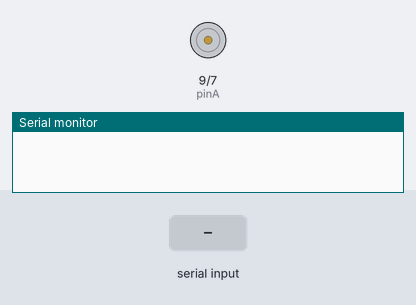
A sketch run on a simulated Arduino Uno, built with avr-gcc and run on an emulated ATmega328P. Shown: motor-driver pin pairs drawn as motors (green arrow = first pin HIGH = forward, orange = second pin HIGH = backward, longer = more drive), the last lines printed to the serial monitor. The inputs (shaded band) are chosen by the test bench.

Above: at 1.4 s.
1.5 s: "1" received over Serial
At 2.1 s:
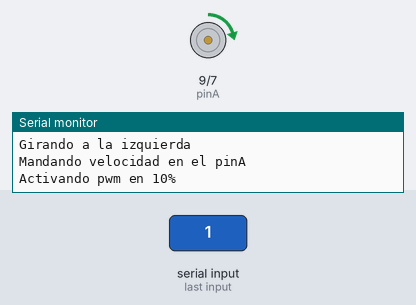
3.3 s: byte 100 (100) received over Serial
At 3.8 s:
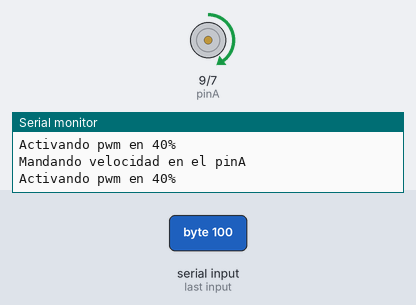
4.8 s: byte 102 (102) received over Serial
At 5.4 s:
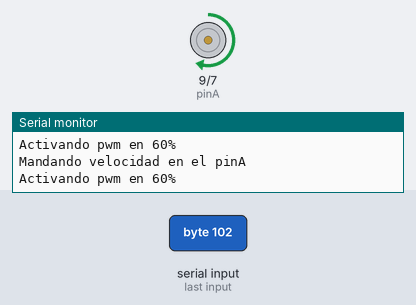
6.3 s: "2" received over Serial
At 7.0 s:
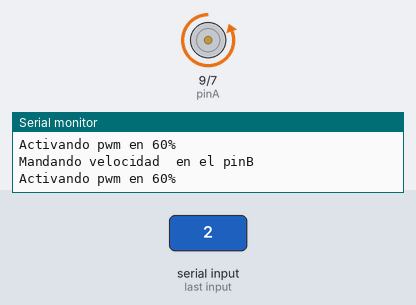
7.8 s: "0" received over Serial
At 8.3 s:
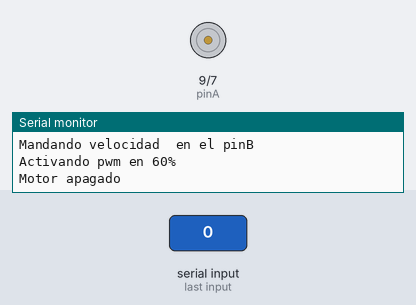
Timing chart, 0 to 10.3 s (numbered marks = the images above; inputs shaded):
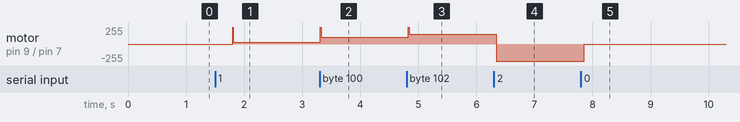

Measured:
- after the input at 1.5 s, motor on pin 9 (pinA) / pin 7 (pinB): stopped → forward 25/255 after 0.30 s
- after the input at 3.3 s, motor on pin 9 (pinA) / pin 7 (pinB): forward 25/255 → forward 100/255 at once
- after the input at 4.8 s, motor on pin 9 (pinA) / pin 7 (pinB): forward 100/255 → forward 150/255 at once
- after the input at 6.3 s, motor on pin 9 (pinA) / pin 7 (pinB): forward 150/255 → backward 255/255 at once
- after the input at 7.8 s, motor on pin 9 (pinA) / pin 7 (pinB): backward 255/255 → stopped after 0.06 s

The sketch:

PWM.ino
```cpp
int pinA = 9;
int pinB = 7;
int vel;

void setup() {
  // put your setup code here, to run once:
  pinMode(pinA, OUTPUT);
  pinMode(pinB, OUTPUT);
  Serial.begin(9600);
  vel = 0;
}

void mensaje (char m[]){
  Serial.println(m);
}

void velocidad (int v, int pin){
  switch(v){
    case 0:
      mensaje("Activando pwm en 10%");
      analogWrite(pin, 25);
    break;
    case 1:
      mensaje("Activando pwm en 20%");
      analogWrite(pin, 50);
    break;
    case 2:
      mensaje("Activando pwm en 30%");
      analogWrite(pin, 75);
    break;
    case 3:
      mensaje("Activando pwm en 40%");
      analogWrite(pin, 100);
    break;
    case 4:
      mensaje("Activando pwm en 50%");
      analogWrite(pin, 125);
    break;
    case 5:
      mensaje("Activando pwm en 60%");
      analogWrite(pin, 150);
    break;
    case 6:
      mensaje("Activando pwm en 70%");
      analogWrite(pin, 175);
    break;
    case 7:
      mensaje("Activando pwm en 80%");
      analogWrite(pin, 200);
    break;
    case 8:
      mensaje("Activando pwm en 90%");
      analogWrite(pin, 225);
    break;
    case 9:
      mensaje("Activando pwm en 100%");
      analogWrite(pin, 255);
    break;
  }
}


void loop() {
  // put your main code here, to run repeatedly:
  delay(300);
  switch(Serial.read()){
    case 48:
    digitalWrite(pinA, LOW);
    digitalWrite(pinB, LOW);
    mensaje("Motor apagado");
    break;
    case 49:
    digitalWrite(pinA, HIGH);
    digitalWrite(pinB, LOW);
    mensaje("Girando a la izquierda");
    break;
    case 50:
    digitalWrite(pinA, LOW);
    digitalWrite(pinB, HIGH);
    mensaje("Girando a la derecha");
    break;


    case 97:
    mensaje("Velocidad es igual a 0");
    vel = 0;
    break;
    case 98:
    mensaje("Velocidad es igual a 1");
    vel = 1;
    break;
    case 99:
    mensaje("Velocidad es igual a 2");
    vel = 2;
    break;
    case 100:
    mensaje("Velocidad es igual a 3");
    vel = 3;
    break;
    case 101:
    mensaje("Velocidad es igual a 4");
    vel = 4;
    break;
    case 102:
    mensaje("Velocidad es igual a 5");
    vel = 5;
    break;
    case 103:
    mensaje("Velocidad es igual a 6");
    vel = 6;
    break;
    case 104:
    mensaje("Velocidad es igual a 7");
    vel = 7;
    break;
    case 105:
    mensaje("Velocidad es igual a 8");
    vel = 8;
    break;
    case 106:
    mensaje("Velocidad es igual a 9");
    vel = 9;
    break;
  }


  if(digitalRead(pinA) == HIGH){
    mensaje("Mandando velocidad en el pinA");
    velocidad(vel, pinA);
  }else if(digitalRead(pinB) == HIGH){
    mensaje("Mandando velocidad  en el pinB");
    velocidad(vel, pinB);
  }

}
```
